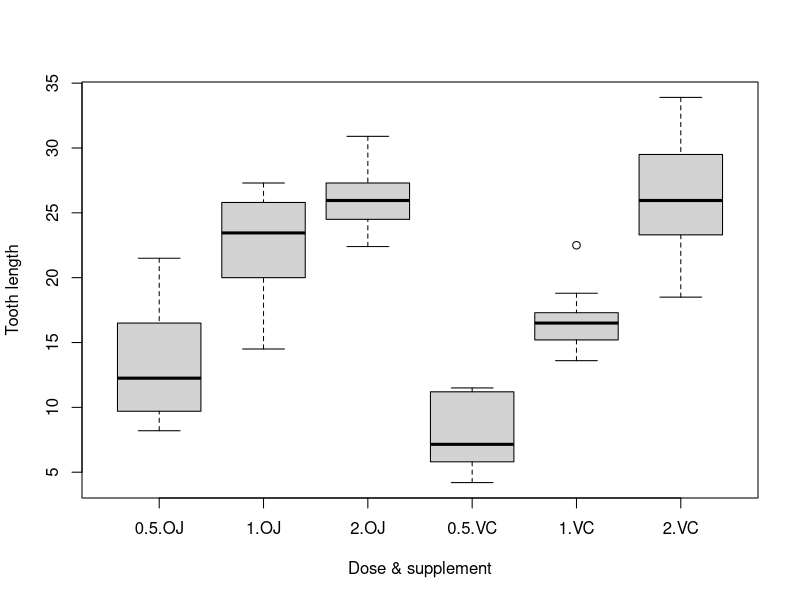

The R source for this figure:
## ---- chunk 1
data(ToothGrowth)
toothgrowth <- transform(ToothGrowth, supp = factor(supp))
boxplot(len ~ dose * supp, toothgrowth, xlab = "Dose & supplement", ylab = "Tooth length")
## ---- chunk 2
by_supp <- split(toothgrowth, toothgrowth$supp)

vc <- by_supp$VC
oj <- by_supp$OJ

vc_by_dose <- split(vc, vc$dose)
oj_by_dose <- split(oj, oj$dose)
## ---- chunk 3
t.test(oj_by_dose$"0.5"$len)
t.test(vc_by_dose$"0.5"$len)
## ---- chunk 4
t.test(oj_by_dose$"1"$len)
t.test(vc_by_dose$"1"$len)
## ---- chunk 5
t.test(oj_by_dose$"2"$len)
t.test(vc_by_dose$"2"$len)
## ---- chunk 6
t.test(oj_by_dose$"1"$len)
t.test(oj_by_dose$"2"$len)
## ---- chunk 7
t.test(vc_by_dose$"1"$len)
t.test(vc_by_dose$"2"$len)
